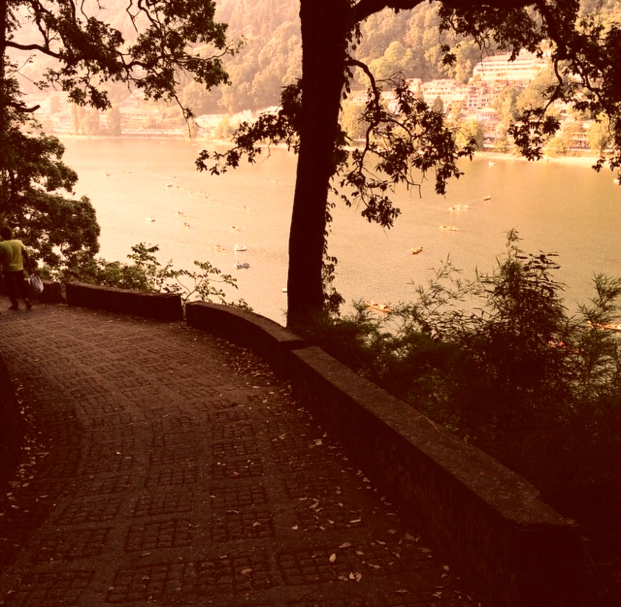
#> input picture Image Temperature/warmed.jpg, 1242 x 1214 px (shown at 1/2 size)
$ python sobelyChess.py --image '../Image Temperature/warmed.jpg'
#> lines starting #> are read from the running program, lines starting #| are printed output that depends on the picture
from skimage.exposure import rescale_intensity
import numpy as np
import argparse
import cv2

def convolve(image, kernel):
	(iH, iW) = image.shape[:2]
	(kH, kW) = kernel.shape[:2]
	pad = (kW - 1) // 2
	image = cv2.copyMakeBorder(image, pad, pad, pad, pad,
		cv2.BORDER_REPLICATE)
	output = np.zeros((iH, iW), dtype="float32")
	for y in np.arange(pad, iH + pad):
		for x in np.arange(pad, iW + pad):
			roi = image[y - pad:y + pad + 1, x - pad:x + pad + 1]
			k = (roi * kernel).sum()
			output[y - pad, x - pad] = k

	output = rescale_intensity(output, in_range=(0, 255))
	output = (output * 255).astype("uint8")
	return output

ap = argparse.ArgumentParser()
ap.add_argument("-i", "--image", required=True,
	help="path to the input image")
args = vars(ap.parse_args())

sobelY = np.array((
	[-1, -2, -1],
	[0, 0, 0],
	[1, 2, 1]), dtype="int")

kernelBank = (
	("sobel_y", sobelY),
)


image = cv2.imread(args["image"])
#> image is the input picture: shape (1214, 1242, 3); mean B, G, R 54.2, 80.1, 127.8
gray = cv2.cvtColor(image, cv2.COLOR_BGR2GRAY)
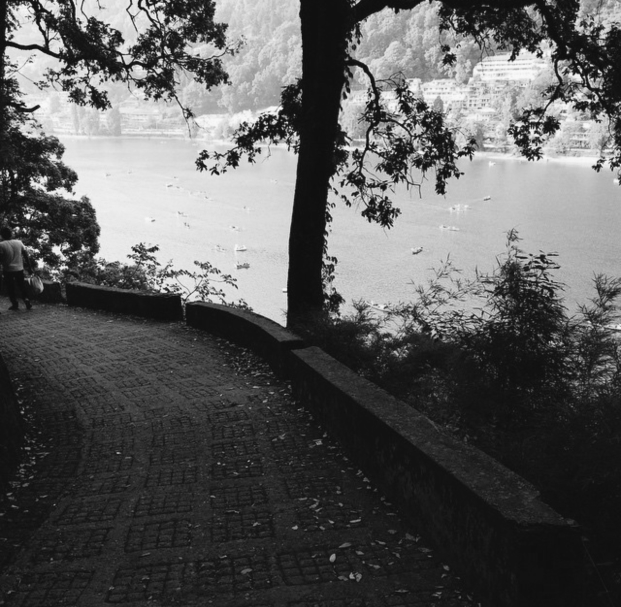
#> gray: shape (1214, 1242) (shown at 1/2 size); min 14, max 251, mean 91.4

for (kernelName, kernel) in kernelBank:
	print("[INFO] applying {} kernel".format(kernelName))
	convoleOutput = convolve(gray, kernel)
	opencvOutput = cv2.filter2D(gray, -1, kernel)
	cv2.imshow("original", gray)
	cv2.imshow("{} - convole".format(kernelName), convoleOutput)
	cv2.imshow("{} - opencv".format(kernelName), opencvOutput)
	cv2.imwrite("SobelYChess.jpg", convoleOutput)
	cv2.waitKey(0)
	cv2.destroyAllWindows()
#> this loop made 1 pass
#> pass 1, in convolve, `image = cv2.copyMakeBorder(image, pad, pad, pad, pad, cv2.BORDER_REPLI..`:
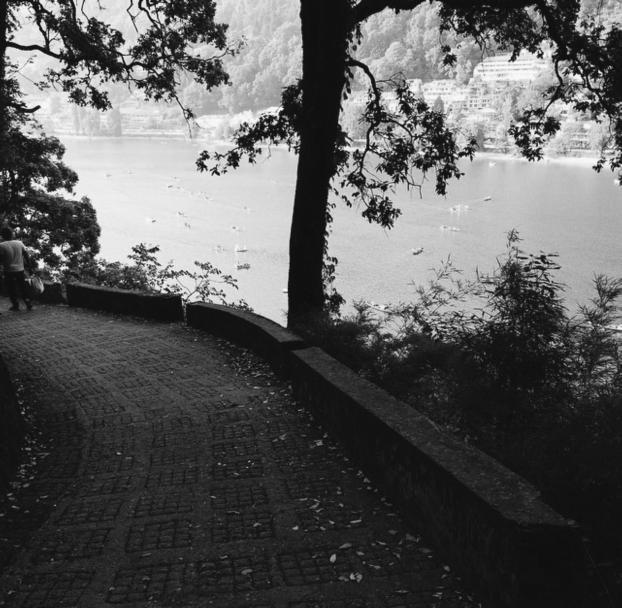
#> image: shape (1216, 1244) (shown at 1/2 size); min 14, max 251, mean 91.3
#> pass 1, `convoleOutput = convolve(gray, kernel)`:
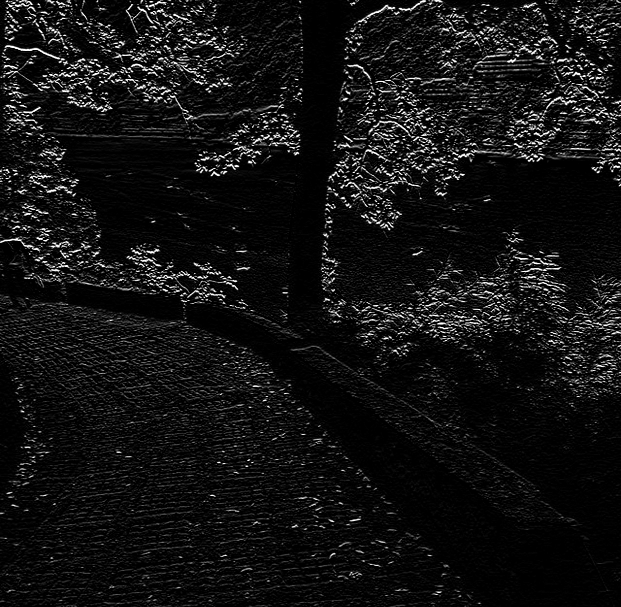
#> convoleOutput: shape (1214, 1242) (shown at 1/2 size); min 0, max 255, mean 18.8
